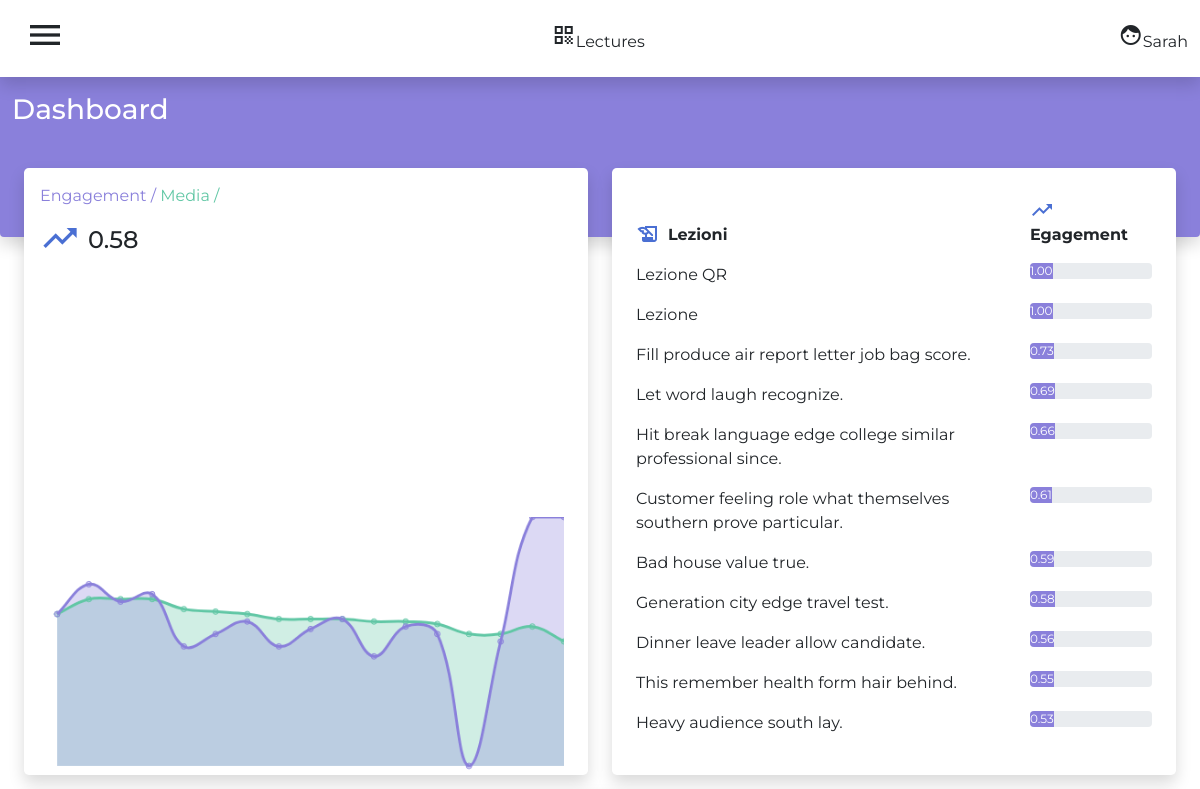
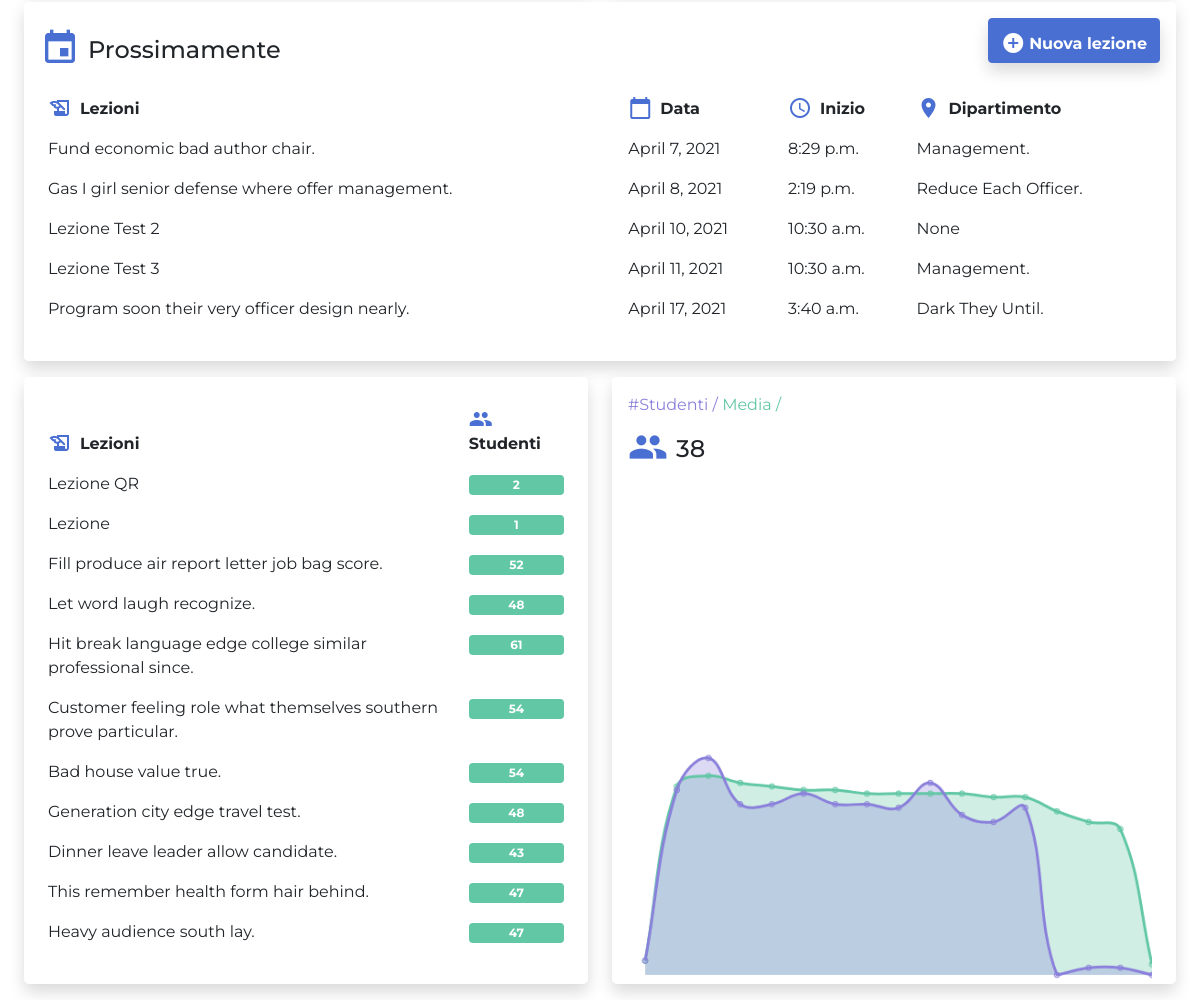
Screenshot of / (signed in) with the database file from the repository (2 pictures, top to bottom).
### auth_app/models.py (models this page shows, shortened)
class User(PermissionsMixin, AbstractBaseUser):
    email = models.EmailField(max_length=255, unique=True)
    first_name = models.CharField(max_length=150, null=False)
    last_name = models.CharField(max_length=150, null=False)
    is_active = models.BooleanField(default=True)
    is_professor = models.BooleanField(default=False)
    USERNAME_FIELD = 'email'
    REQUIRED_FIELDS = ['first_name', 'last_name']
    objects = UserManager()

### lectures/models.py (models this page shows, shortened)
class Lecture(models.Model):
    professor = models.ForeignKey('auth_app.User', on_delete=CASCADE)
    name = models.CharField(max_length=200)
    description = models.TextField()
    department = models.ForeignKey(Department, on_delete=SET_NULL, null=True)
    start_at = models.DateTimeField()
    started_at = models.DateTimeField(null=True, blank=True, default=None)
    ended_at = models.DateTimeField(null=True, blank=True, default=None)
    start_code = models.CharField(max_length=10, blank=True)
    end_code = models.CharField(max_length=10, blank=True)
    objects = LectureManager()
    @property
    def engagement(self):
        return self.get_engagement()
    @property
    def students(self):
        return len(self.get_students())
    def get_engagement(self):
        sessions = Session.objects.filter(lecture=self)
        total = len(sessions)
        if total == 0: return 0
        sum = 0
        for s in sessions:
            if s.is_completed:
                sum += 1
        return sum/total
    def get_students(self):
        sessions = Session.objects.filter(lecture=self)
        return [s.student for s in sessions]

class Session(models.Model):
    student = models.ForeignKey('auth_app.User', on_delete=CASCADE)
    lecture = models.ForeignKey(Lecture, on_delete=CASCADE)
    geo_posititon = models.ForeignKey(
        GeoPosition, on_delete=SET_NULL, null=True)
    start_at = models.DateTimeField()
    end_at = models.DateTimeField(null=True, blank=True)
    is_completed = models.BooleanField(default=False)

class Department(models.Model):
    name = models.CharField(max_length=150)
    geo_position = models.ForeignKey(
        GeoPosition, null=True, on_delete=SET_NULL)
    def __str__(self):
        return self.name

### lectures/views.py (the view)
# urls.py: path('', DashBoardView.as_view(), name='dashboard'),
class DashBoardView(LoginRequiredMixin, TemplateView):
    template_name = 'lectures/dashboard_view.html'
    def get_context_data(self, **kwargs):
        context = super().get_context_data(**kwargs)
        query_charts = Lecture.objects.get_latest(
            self.request.user, months=2).exclude(ended_at__isnull=True)
        context['eng_chart'] = EngagementChart(query_charts)
        context['stud_chart'] = StudCountChart(query_charts)
        context['top_eng'] = Lecture.objects.get_latest_eng(
            self.request.user, months=2)[:11]
        context['last'] = Lecture.objects.by_professor(self.request.user).filter(
            ended_at__isnull=True).order_by('start_at')[:5]
        return context

### lectures/charts.py (called while the page is built)
    def get_dataset(self, data):
        lectures = data
        temp = []
        for lec in lectures:
            temp.append(round(lec.get_engagement(),2))
        return temp

    def get_dataset(self, data):
        lectures = data
        cumulative = []
        sum = 0
        for i in range(0, len(data)):
            sum += lectures[i].get_engagement()
            cumulative.append(sum)
        temp = []
        for i in range(0, len(cumulative)):
            temp.append(round(cumulative[i]/(i+1), 2))
        return temp

    def get_labels(self):
        labels = []
        for l in self._data:
            labels.append(l.name)
        return labels

    def get_value(self):
        return round(self.datasets[1].data[-1],2)

    def get_dataset(self, data):
        lectures = data
        temp = []
        for lec in lectures:
            temp.append(len(lec.get_students()))
        return temp

    def get_dataset(self, data):
        lectures = data
        cumulative = []
        sum = 0
        for i in range(0, len(data)):
            sum += len(lectures[i].get_students())
            cumulative.append(sum)
        temp = []
        for i in range(0, len(cumulative)):
            temp.append(round(cumulative[i]/(i+1)))
        return temp

    def get_labels(self):
        labels = []
        for l in self._data:
            labels.append(l.name)
        return labels

    def get_value(self):
        return round(self.datasets[1].data[-1])

### lectures/managers.py (called while the page is built)
    def latest(self, years=0, months=0, days=0, hours=0):
        now = datetime.datetime.now()
        days = years * 360 + months * 30 + days
        min = now - datetime.timedelta(days=days, hours=hours)
        return self.filter(started_at__range=(min, now))

    def engagement(self, **kwargs):
        query = self.latest(**kwargs)
        return sorted(query, key= lambda t: -t.engagement)

    def get_queryset(self):
        return LectureQueryset(self.model, using=self._db)

    def get_latest(self, professor, **kwargs):
        return self.by_professor(professor).latest(**kwargs).order_by('start_at')

    def get_latest_eng(self, professor, **kwargs):
        return self.by_professor(professor).engagement(**kwargs)

    def by_professor(self, professor):
        return self.get_queryset().filter(professor=professor)

### lectures/templates/lectures/dashboard_view.html (shortened to what this page needs)
{% extends 'lectures/base.html' %}
{% block navbar %}
{% include 'lectures/navbar.html' with title='Dashboard' %}
{% endblock navbar %}
{% block content %}
<div class="container-fluid">
    <div class="row py-auto row-cols-1 row-cols-md-2 g-4 ">
        <div class="col mt-0 mb-3">
            {% include 'lectures/chart.html' with id=1 chart=eng_chart %}
        </div>
        <div class="col mt-0 mb-3">
            {% include 'lectures/engagement_table.html' with lectures=top_eng %}
        </div>
    </div>
    <div class="row row-cols-1 row-cols-md-1 g-4 mb-3">
        <div class="col">
            {% include 'lectures/upcoming_lectures.html' with lectures=last %}
        </div>
    </div>
    <div class="row row-cols-1 row-cols-md-2 g-4 mb-3">
        <div class="col">
            {% include 'lectures/stud_count_table.html' with lectures=top_eng %}
        </div>
        <div class="col">
            {% include 'lectures/chart.html' with id=2 chart=stud_chart %}
        </div>
    </div>
</div>
{% endblock %}

### lectures/templates/lectures/base.html (shortened to what this page needs)
{% include 'index.html' %}
{% block body %}
<div class="d-flex" id="wrapper">
    <div id="page-content-wrapper">
        <div style="position: relative;">
            <div style="position: relative;">
                {% block navbar %}
                {% endblock navbar %}
            </div>
            <div style="position: absolute; top: 12rem;" class="container-fluid px-0">
                <div class="container-fluid">
                    {% block content %}
                    {% endblock content %}
                </div>
            </div>
        </div>
    </div>
</div>
{% endblock body %}

### auth_app/templates/index.html (shortened to what this page needs)
{% load static %}
<!doctype html>
<html lang="en">
<head>
  <link href="{% static 'css/bootstrap.css' %}" rel="stylesheet" />
</head>
<body class="bg-light">
</body>
</html>

### lectures/templates/lectures/navbar.html
   <nav class="navbar shadow  bg-white mx-auto">
      <div class="container-fluid">
        <button id="menu-toggle" class="btn btn-light rounded">
          <span class="material-icons  fs-1">menu</span>
        </button>
        <span class=""><span class="material-icons">qr_code</span>Lectures</span>
        <span class="clickable"><span class="material-icons">face</span>{{request.user.first_name}}</span>
      </div>
    </nav>
    <div style="height: 10rem;" class="container-fluid pt-3 rounded-bottom bg-secondary shadow">
      <div class="h3 text-white">{{title}}</div>
    </div>

### lectures/templates/lectures/chart.html (shortened to what this page needs)
{% load static %}
<div class="card bg-white  h-100 rounded-3 border-0 shadow">
    <div class="card-body mx-0">
        <div class=" pl-3  bg-white shadow-none">
            <div class=" text-secondary">{{chart.title}}
                {% for d in chart.datasets %}
                <span class="text-{{d.color}}">{{d.title}} /</span>
                {% endfor %}
            </div>
            <div class="h4">
                <span class="fs-1 material-icons text-primary icon-center me-2 ">
                    {{chart.icon}}</span>{{chart.value}}
            </div>
        </div>
    </div>
    <canvas class="container-fluid mx-0" id="{{id}}"></canvas>
</div>

### lectures/templates/lectures/engagement_table.html (shortened to what this page needs)
{% load mathfilters %}
<div class="card h-100 shadow rounded-3 border-0 overflow-hidden">
    <div class="card-body">
        <table class="table table-hover table-borderless">
            <thead class="mb-2">
              <tr>
                <th scope="col"><span class="me-2 text-primary icon-center material-icons">
                    </span><span class="">Lezioni</span></th>
                <th scope="col"><span class="me-2 text-primary icon-center material-icons">
                  </span><span class=""> Egagement</span></th>
                </tr>
            </thead>
            <tbody>
                {% for l in lectures %}
                <tr onclick="window.location='{% url "lecture" pk=l.pk %}';" class="clickable">
                    <td class="">{{l.name}}</td>
                    <td class="text-center">
                        <div class="progress">
                            <div class="progress-bar bg-secondary" role="progressbar" style="width: {{l.engagement|floatformat:2|mul:100}}%;" >{{l.engagement|floatformat:2}}</div>
                        </div>
                        </td>
                  </tr>
                {% endfor %}
            </tbody>
          </table>
    </div>
</div>

### lectures/templates/lectures/upcoming_lectures.html (shortened to what this page needs)
<div class="card h-100 shadow rounded-3 border-0 overflow-hidden">
  <div class="card-body bg-white ">
    <div class="h4">
      <span class="me-2 mb-3 text-primary fs-1 icon-center material-icons">event</span>Prossimamente
      <button onclick="window.location='{% url "new_lecture" %}';" class="btn btn-primary fw-bold float-end shadow ">
        <span class="icon-center me-1 material-icons text-white">add_circle</span>Nuova lezione
      </button>
    </div>
    <table class="table table-hover table-borderless">
      <thead class="mb-2">
        <tr>
          <th scope="col"><span class="me-2 text-primary icon-center material-icons">
            </span><span class="">Lezioni</span></th>
          <th scope="col"><span class="me-2 text-primary icon-center material-icons">
            </span><span class="">Data</span></th>
          <th scope="col"><span class="me-2 text-primary icon-center material-icons">
            </span><span class="">Inizio</span></th>
          <th scope="col"><span class="me-2 text-primary icon-center material-icons">
            </span><span class="">Dipartimento</span></th>
        </tr>
      </thead>
      <tbody>
        {% for l in lectures %}
        <tr onclick="window.location='{% url "lecture" pk=l.pk %}';" class="clickable">
          <td class="">{{l.name}}</td>
          <td class="">{{l.start_at.date}}</td>
          <td class="">{{l.start_at.time}}</td>
          <td class="">{{l.department|title}}</td>
        </tr>
        {% endfor %}
      </tbody>
    </table>
  </div>
</div>

### lectures/templates/lectures/stud_count_table.html (shortened to what this page needs)
<div class="card h-100 shadow rounded-3 border-0 overflow-hidden">
    <div class="card-body">
        <table class="table table-hover table-borderless">
            <thead class="mb-2">
              <tr>
                <th scope="col"><span class="me-2 text-primary icon-center material-icons">
                    </span><span class="">Lezioni</span></th>
                <th scope="col"><span class="me-2 text-primary icon-center material-icons">
                  </span><span class="">Studenti</span></th>
                </tr>
            </thead>
            <tbody>
                {% for l in lectures %}
                <tr onclick="window.location='{% url "lecture" pk=l.pk %}';" class="clickable">
                    <td class="">{{l.name}}</td>
                    <td class="text-center">
                            <div class="badge bg-info container fluid">{{l.students}}</div>
                        </td>
                  </tr>
                {% endfor %}
            </tbody>
          </table>
    </div>
</div>

### auth_app/templates/index.html (style rules this page uses)
.icon-center { position: relative; top: 50%; transform: translateY(25%); }
.clickable { cursor: pointer; }
body { overflow-x: hidden; font-family: 'Montserrat', sans-serif; }
#page-content-wrapper { min-width: 100vw; }
@media (min-width: 768px) { #page-content-wrapper { min-width: 0; width: 100%; } }

### rows the page displays
Lecture: name "Lezione QR", engagement "1.00", students "2"
Lecture: name "Lezione", engagement "1.00", students "1"
Lecture: name "Fill produce air report letter job bag score.", engagement "0.73", students "52"
Lecture: name "Let word laugh recognize.", engagement "0.69", students "48"
Lecture: name "Hit break language edge college similar professional since.", engagement "0.66", students "61"
Lecture: name "Customer feeling role what themselves southern prove particular.", engagement "0.61", students "54"
Lecture: name "Bad house value true.", engagement "0.59", students "54"
Lecture: name "Generation city edge travel test.", engagement "0.58", students "48"
Lecture: name "Dinner leave leader allow candidate.", engagement "0.56", students "43"
Lecture: name "This remember health form hair behind.", engagement "0.55", students "47"
Lecture: name "Heavy audience south lay.", engagement "0.53", students "47"
Lecture: name "Fund economic bad author chair.", start_at "April 7, 2021", start_at.time "8:29 p.m.", department "Management."
Lecture: name "Gas I girl senior defense where offer management.", start_at "April 8, 2021", start_at.time "2:19 p.m.", department "Reduce Each Officer."
Lecture: name "Lezione Test 2", start_at "April 10, 2021", start_at.time "10:30 a.m.", department "None"
Lecture: name "Lezione Test 3", start_at "April 11, 2021", start_at.time "10:30 a.m.", department "Management."
Lecture: name "Program soon their very officer design nearly.", start_at "April 17, 2021", start_at.time "3:40 a.m.", department "Dark They Until."

### other values shown
{{ request.user.first_name }} "Sarah"
{{ title }} "Dashboard"
{{ d.title }} "Engagement" "Media" "#Studenti" "Media"
{{ chart.value }} "0.58 38"
